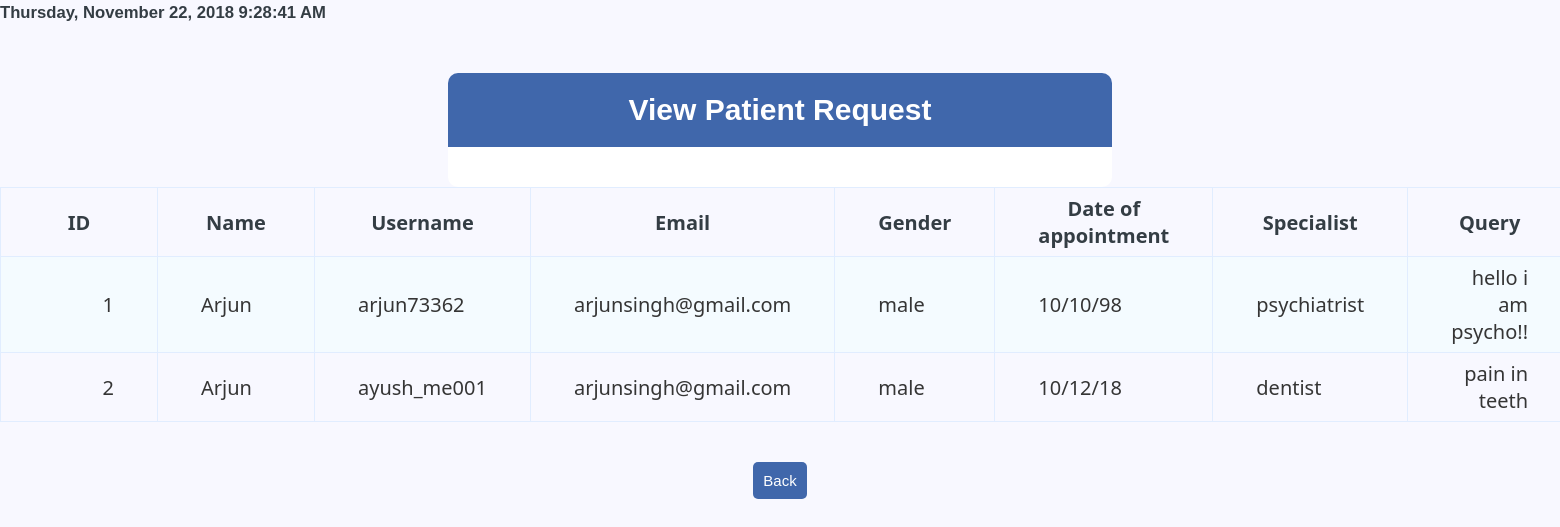
The page /patientrequest.php on the database its author committed.
### tables this page shows
CREATE TABLE `appointment` (
  `id` int(10) NOT NULL,
  `name` varchar(20) NOT NULL,
  `username` varchar(50) NOT NULL,
  `email` varchar(20) NOT NULL,
  `gender` varchar(5) NOT NULL,
  `date` varchar(10) NOT NULL,
  `specialist` varchar(100) NOT NULL,
  `query` varchar(200) NOT NULL,
  `prescription` varchar(200) NOT NULL
);

### patientrequest.php (the view, shortened to what this page needs)
<!DOCTYPE html>
<html>
<head>
  <link rel="stylesheet" type="text/css" href="style.css">
</head>
<body>
<span id="clock"  >
</span>
  <div class="header">
    <h2>View Patient Request</h2>
  </div>
  <div class="content">
</div>
  <div>
    <table align="center" width='100%' border='0' cellpadding='0' cellspacing='1' class="data-table">
        <tr>
         <th   class='data-table'> ID</th>
         <th   class='data-table'>Name </th>
         <th   class='data-table'>Username </th>
         <th  class='data-table'>Email</th>
          <th  class='data-table'>Gender</th>
          <th  class='data-table'>Date of appointment</th>
          <th  class='data-table'>Specialist</th>
          <th  class='data-table'>Query</th>
        </tr>
    <?php
      $db = mysqli_connect('localhost', 'root', '');
        mysqli_select_db($db,'medical');
      $sql = "SELECT * FROM appointment ";
        $retval = mysqli_query($db , $sql );
         echo"<form method='post'  class='input-group' action='index1.php'>";
        while($row = mysqli_fetch_array($retval, MYSQLI_ASSOC)) {
            echo"<tr>";
            echo"<td  height='50' name='id' class='data-table' value=''>{$row['id']}</td>" ;
            echo "<td  height='50' name='name' class='data-table' value=''>{$row['name']}</td>" ;
            echo "<td  height='50' name='name' class='data-table' value=''>{$row['username']}</td>" ;
            echo "<td  height='50' name='name' class='data-table' value=''>{$row['email']}</td>" ;
            echo "<td  height='50' name='name' class='data-table' value=''>{$row['gender']}</td>" ;
            echo "<td  height='50' name='name' class='data-table' value=''>{$row['date']}</td>" ;
            echo "<td  height='50' name='name' class='data-table' value=''>{$row['specialist']}</td>" ;
            echo "<td  height='50' name='name' class='data-table' value=''>{$row['query']}</td>" ;
            echo"</tr>";
            }
            echo"</table>";
      ?>
<center>
   <button type="button" onclick="location.href='index3.php'" class="btn" style="margin-top: 40px;" >Back</button>
      </center>
      </div>
</body>
</html>

### style.css (style rules this page uses)
* { margin: 0px; padding: 0px; }
body { font-size: 120%; background: #F8F8FF; }
.header { width: 40%; margin: 50px auto 0px; color: white; background: #4067AB; text-align: center; border: 0px solid #B0C4DE; border-bottom: none; border-radius: 10px 10px 0px 0px; padding: 20px; }
form, .content { width: 40%; height: auto; margin: 0px auto; padding: 20px; border: 0px solid #B0C4DE; background: white; border-radius: 0px 0px 10px 10px; }
.input-group { margin: 10px 0px 10px 0px; }
.btn { padding: 10px; font-size: 15px; color: white; background: #4067AB; border: none; border-radius: 5px; }
body { font-size: 20px; color: #343d44; font-family: "segoe-ui", "open-sans", tahoma, arial; padding: 0; margin: 0; }
table { margin: auto; font-family: "Lucida Sans Unicode", "Lucida Grande", "Segoe Ui"; font-size: 12px; }
table td { transition: all .5s; }
.data-table { border-collapse: collapse; font-size: 20px; min-width: 70px; }
.data-table th, .data-table td { border: 1px solid #e1edff; padding: 7px 43px; }
.data-table tbody td { color: #353535; }
.data-table tbody td:first-child, .data-table tbody td:nth-child(4), .data-table tbody td:last-child { text-align: right; }
.data-table tbody tr:nth-child(odd) td { background-color: #f4fbff; }

### rows shown on the page
appointment: id "1", name "Arjun", username "arjun73362", email "arjunsingh@gmail.com", gender "male", date "10/10/98", specialist "psychiatrist", query "hello i am psycho!!"
appointment: id "2", name "Arjun", username "ayush_me001", email "arjunsingh@gmail.com", gender "male", date "10/12/18", specialist "dentist", query "pain in teeth"
